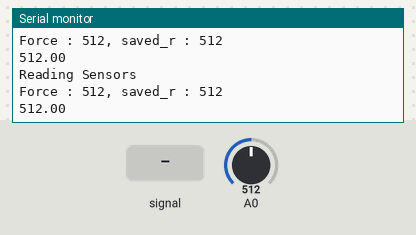
Bench run of a sketch on a simulated Arduino Nano 33 IoT. On the bench: the last lines printed to the serial monitor. Inputs (shaded band) come from the test bench; at power-on: A0 = 512. Nothing arrives over Bluetooth unless stated; a phone connects over Bluetooth LE 3 s after start.

Above: at 3.8 s.
3.9 s: A0 fed a 200 Hz sine of ±81 counts around its level
At 5.0 s:
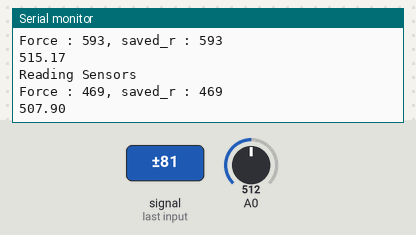
5.4 s: A0 set to 716
At 6.4 s:
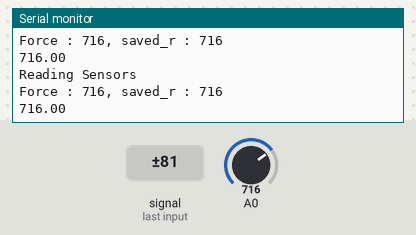
6.9 s: A0 set to 900
At 8.0 s:
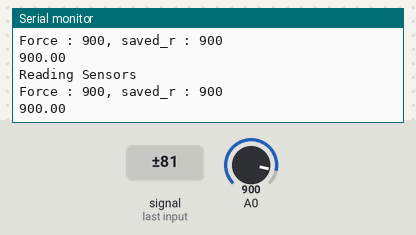
Timing chart, 0 to 9.9 s (numbered marks = the images above; inputs shaded):
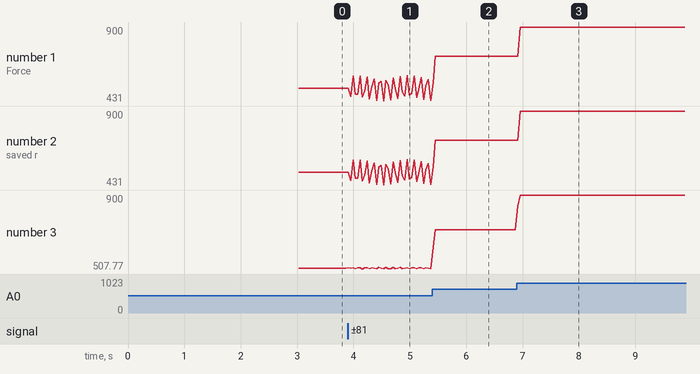

Measured:
- after the input at 3.9 s, the serial monitor: prints a new line at once (image 1)
- after the input at 6.9 s, the serial monitor: prints a new line at once (image 3)
- plotted number 1: 512 → 432 after the input at 3.9 s, 716 → 900 after the input at 6.9 s
- plotted number 2: 512 → 432 after the input at 3.9 s, 716 → 900 after the input at 6.9 s
- plotted number 3: 512 → 508.59 after the input at 3.9 s, 716 → 900 after the input at 6.9 s

The sketch:

BLE_SliderSensor.ino
```cpp
#include <ArduinoBLE.h>

int r;

BLEService customService("180C");


BLEIntCharacteristic ble_r("6eea5885-ed94-4731-b81a-00eb60d93b49", BLERead | BLENotify);


void setup() {
  // put your setup code here, to run once:

  Serial.begin(38400);
  while(!Serial && millis()<100){;}
  if (!BLE.begin()){
    Serial.println("BLE failed to Initiate");
    delay(500);
    while (1) {;}
  }

  BLE.setLocalName("Arduino Slider Resistor");
  BLE.setAdvertisedService(customService);

  customService.addCharacteristic(ble_r);

  BLE.addService(customService);

  BLE.advertise();
  Serial.println("Bluetooth devic is now active, waiting for connections...");
}


void loop() {
  // put your main code here, to run repeatedly:

  BLEDevice central = BLE.central();
  if (central)
  {
    Serial.print("Connected to central : ");
    Serial.println(central.address());
    while(central.connected())
    {
      BLE.poll();
      delay(10);

      r=analogRead(A0);

      // Filtering
      float filteredValue = 0;
      for (int i=0; i<100; i++){
        filteredValue += analogRead(A0);
        delayMicroseconds(100);
      }
      filteredValue /= 100;
      // Filtering End

      ble_r.writeValue(r);

      Serial.println("Reading Sensors");
      Serial.println("Force : "+ String(r)+", saved_r : "+String(ble_r.value()));

      Serial.println ("");
      Serial.println (filteredValue);

      delay(10);
    }
  }

  Serial.print("Disconnected from central: "+central.address());

}
```
